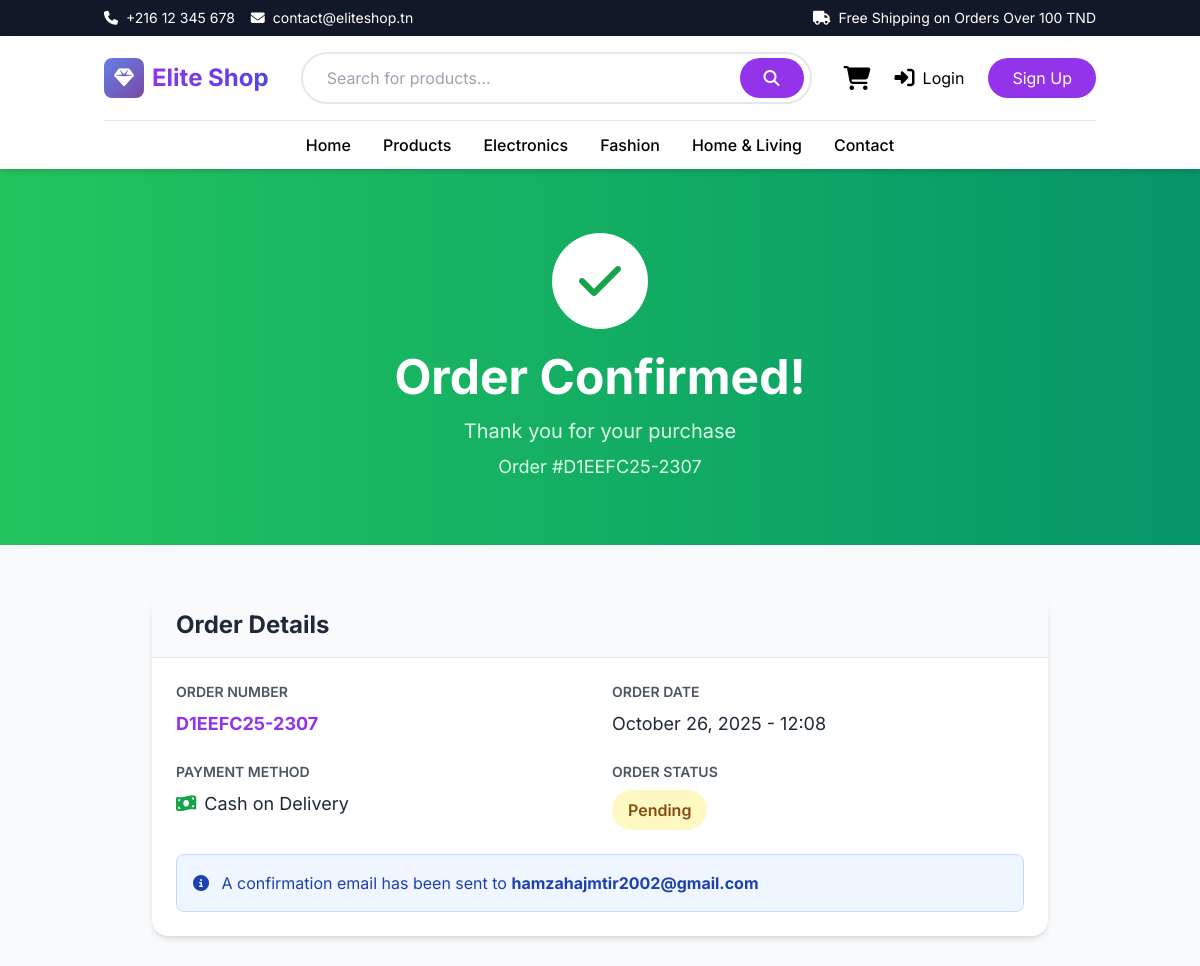
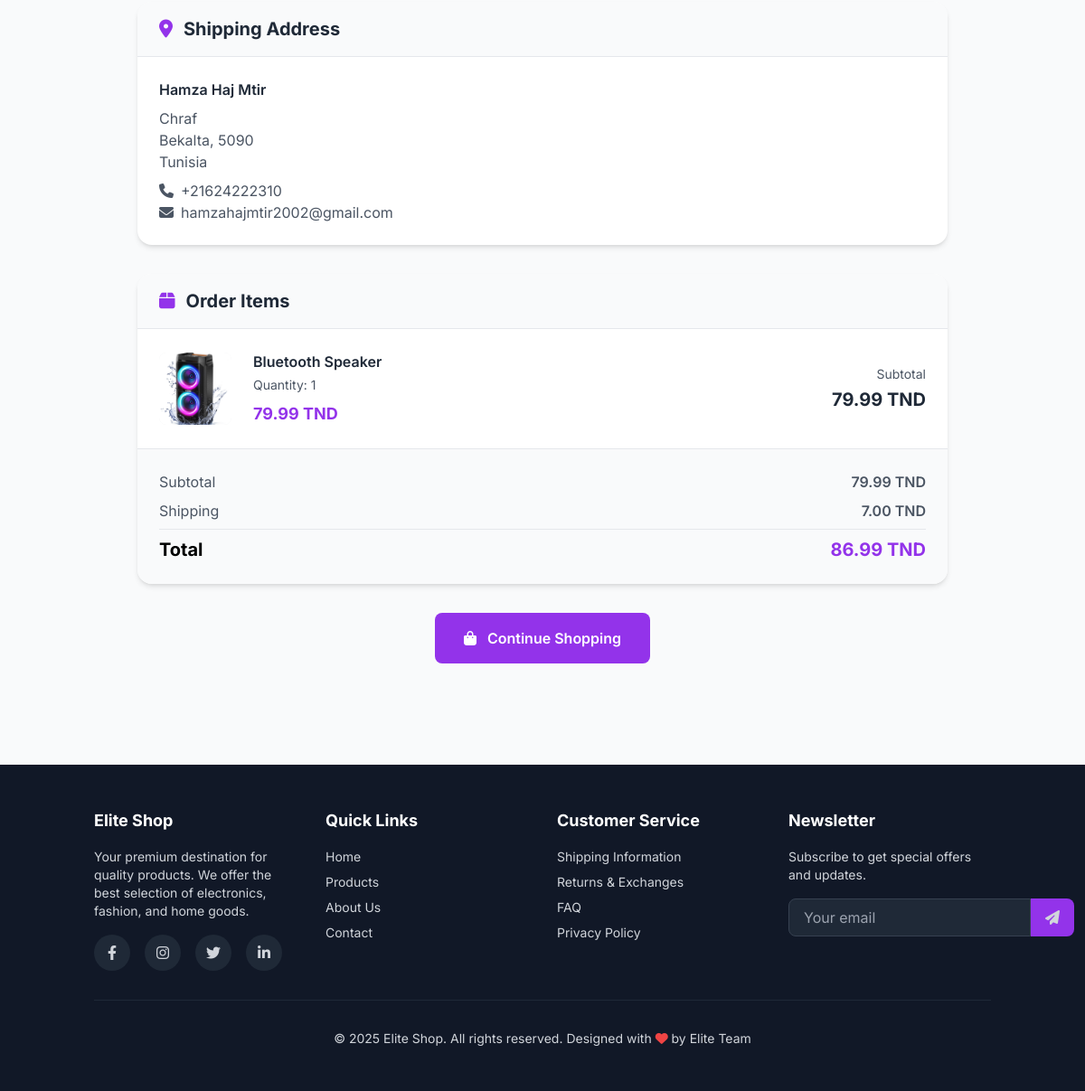
Screenshot of /order/confirmation/1/ with the database file from the repository (2 pictures, top to bottom).
### store/models.py (models this page shows, shortened)
class Order(models.Model):
    STATUS_CHOICES = [
        ('pending', 'Pending'),
        ('processing', 'Processing'),
        ('shipped', 'Shipped'),
        ('delivered', 'Delivered'),
        ('cancelled', 'Cancelled'),
    ]
    PAYMENT_METHODS = [
        ('stripe', 'Stripe'),
        ('paypal', 'PayPal'),
        ('cod', 'Cash on Delivery'),
    ]
    user = models.ForeignKey(User, on_delete=models.SET_NULL, null=True, blank=True, related_name='orders')
    customer = models.ForeignKey(Customer, on_delete=models.SET_NULL, null=True, blank=True)
    order_number = models.CharField(max_length=50, unique=True)
    full_name = models.CharField(max_length=200)
    email = models.EmailField()
    phone = models.CharField(max_length=20)
    address = models.TextField()
    city = models.CharField(max_length=100)
    postal_code = models.CharField(max_length=20)
    country = models.CharField(max_length=100, default='Tunisia')
    total_amount = models.DecimalField(max_digits=10, decimal_places=2)
    shipping_cost = models.DecimalField(max_digits=6, decimal_places=2, default=7.00)
    status = models.CharField(max_length=20, choices=STATUS_CHOICES, default='pending')
    payment_method = models.CharField(max_length=20, choices=PAYMENT_METHODS, default='cod')
    payment_completed = models.BooleanField(default=False)
    stripe_payment_intent = models.CharField(max_length=200, blank=True, null=True)
    created_at = models.DateTimeField(auto_now_add=True)
    updated_at = models.DateTimeField(auto_now=True)
    class Meta:
        ordering = ['-created_at']
    def get_total(self):
        total = self.total_amount or 0
        shipping = self.shipping_cost or 0
        return total + shipping

class OrderItem(models.Model):
    order = models.ForeignKey(Order, on_delete=models.CASCADE, related_name='items')
    product = models.ForeignKey(Product, on_delete=models.SET_NULL, null=True)
    product_name = models.CharField(max_length=200)
    product_price = models.DecimalField(max_digits=10, decimal_places=2)
    quantity = models.PositiveIntegerField(default=1)
    def get_total(self):
        if self.product_price is None:
            return 0
        return self.product_price * self.quantity

class Product(models.Model):
    category = models.ForeignKey(Category, on_delete=models.SET_NULL, null=True, blank=True, related_name='products')
    name = models.CharField(max_length=200)
    slug = models.SlugField(unique=True, blank=True)
    price = models.DecimalField(max_digits=10, decimal_places=2)
    old_price = models.DecimalField(max_digits=10, decimal_places=2, null=True, blank=True)
    description = models.TextField(blank=True)
    image = models.ImageField(upload_to='products/', blank=True)
    stock = models.PositiveIntegerField(default=0)
    available = models.BooleanField(default=True)
    featured = models.BooleanField(default=False)
    created_at = models.DateTimeField(auto_now_add=True)
    updated_at = models.DateTimeField(auto_now=True)
    class Meta:
        ordering = ['-created_at']

### store/views.py (the view)
# urls.py: path('order/confirmation/<int:order_id>/', views.order_confirmation, name='order_confirmation'),
def order_confirmation(request, order_id):
    order = get_object_or_404(Order, id=order_id)
    if request.user.is_authenticated:
        if order.user != request.user:
            messages.error(request, 'You do not have permission to view this order.')
            return redirect('home')
    context = {
        'order': order,
        'cart_count': get_cart_count(request)
    }
    return render(request, 'store/order_confirmation.html', context)

### store/views.py (called while the page is built)
def get_cart_count(request):
    session_key = request.session.session_key
    if not session_key:
        return 0
    if request.user.is_authenticated:
        cart_items = CartItem.objects.filter(user=request.user)
    else:
        cart_items = CartItem.objects.filter(session_key=session_key)
    return sum(item.quantity for item in cart_items)

### store/templates/store/order_confirmation.html (shortened to what this page needs)
{% extends 'base.html' %}
{% block content %}
<section class="py-16 bg-gradient-to-r from-green-500 to-emerald-600 text-white">
    <div class="container mx-auto px-4">
        <div class="max-w-3xl mx-auto text-center">
            <div class="w-24 h-24 mx-auto mb-6 bg-white rounded-full flex items-center justify-center">
                <i class="fas fa-check text-green-600 text-5xl"></i>
            </div>
            <h1 class="text-4xl md:text-5xl font-bold mb-4">Order Confirmed!</h1>
            <p class="text-xl text-green-100 mb-2">Thank you for your purchase</p>
            <p class="text-lg text-green-100">Order #{{ order.order_number }}</p>
        </div>
    </div>
</section>
<section class="py-12 bg-gray-50">
    <div class="container mx-auto px-4">
        <div class="max-w-4xl mx-auto">
            <div class="bg-white rounded-2xl shadow-md overflow-hidden mb-8">
                <div class="bg-gray-50 px-6 py-4 border-b">
                    <h2 class="text-2xl font-bold text-gray-800">Order Details</h2>
                </div>
                <div class="p-6">
                    <div class="grid grid-cols-1 md:grid-cols-2 gap-6 mb-6">
                        <div>
                            <h3 class="text-sm font-semibold text-gray-600 uppercase mb-2">Order Number</h3>
                            <p class="text-lg font-bold text-purple-600">{{ order.order_number }}</p>
                        </div>
                        <div>
                            <h3 class="text-sm font-semibold text-gray-600 uppercase mb-2">Order Date</h3>
                            <p class="text-lg text-gray-800">{{ order.created_at|date:"F d, Y - H:i" }}</p>
                        </div>
                        <div>
                            <h3 class="text-sm font-semibold text-gray-600 uppercase mb-2">Payment Method</h3>
                            <p class="text-lg text-gray-800">
                                {% if order.payment_method == 'stripe' %}
                                <i class="fas fa-credit-card text-purple-600 mr-2"></i>Credit Card
                                {% elif order.payment_method == 'cod' %}
                                <i class="fas fa-money-bill-wave text-green-600 mr-2"></i>Cash on Delivery
                                {% endif %}
                            </p>
                        </div>
                        <div>
                            <h3 class="text-sm font-semibold text-gray-600 uppercase mb-2">Order Status</h3>
                            <span class="inline-block px-4 py-2 bg-yellow-100 text-yellow-800 rounded-full font-semibold">
                                {{ order.get_status_display }}
                            </span>
                        </div>
                    </div>
                    <div class="bg-blue-50 border border-blue-200 rounded-lg p-4">
                        <p class="text-blue-800">
                            <i class="fas fa-info-circle mr-2"></i>
                            A confirmation email has been sent to <strong>{{ order.email }}</strong>
                        </p>
                    </div>
                </div>
            </div>
            <div class="bg-white rounded-2xl shadow-md overflow-hidden mb-8">
                <div class="bg-gray-50 px-6 py-4 border-b">
                    <h2 class="text-xl font-bold text-gray-800 flex items-center">
                        <i class="fas fa-map-marker-alt text-purple-600 mr-3"></i>
                        Shipping Address
                    </h2>
                </div>
                <div class="p-6">
                    <p class="font-semibold text-gray-800 mb-2">{{ order.full_name }}</p>
                    <p class="text-gray-600">{{ order.address }}</p>
                    <p class="text-gray-600">{{ order.city }}, {{ order.postal_code }}</p>
                    <p class="text-gray-600">{{ order.country }}</p>
                    <p class="text-gray-600 mt-2">
                        <i class="fas fa-phone mr-2"></i>{{ order.phone }}
                    </p>
                    <p class="text-gray-600">
                        <i class="fas fa-envelope mr-2"></i>{{ order.email }}
                    </p>
                </div>
            </div>
            <div class="bg-white rounded-2xl shadow-md overflow-hidden mb-8">
                <div class="bg-gray-50 px-6 py-4 border-b">
                    <h2 class="text-xl font-bold text-gray-800 flex items-center">
                        <i class="fas fa-box text-purple-600 mr-3"></i>
                        Order Items
                    </h2>
                </div>
                <div class="divide-y">
                    {% for item in order.items.all %}
                    <div class="p-6 flex items-center gap-6">
                        <div class="w-20 h-20 bg-gray-100 rounded-lg overflow-hidden flex-shrink-0">
                            {% if item.product.image %}
                            <img src="{{ item.product.image.url }}" alt="{{ item.product_name }}" class="w-full h-full object-cover">
                            {% else %}
                            <div class="flex items-center justify-center h-full">
                                <i class="fas fa-image text-gray-300 text-2xl"></i>
                            </div>
                            {% endif %}
                        </div>
                        <div class="flex-1">
                            <h3 class="font-semibold text-gray-800 mb-1">{{ item.product_name }}</h3>
                            <p class="text-sm text-gray-600">Quantity: {{ item.quantity }}</p>
                            <p class="text-lg font-bold text-purple-600 mt-2">{{ item.product_price }} TND</p>
                        </div>
                        <div class="text-right">
                            <p class="text-sm text-gray-600 mb-1">Subtotal</p>
                            <p class="text-xl font-bold text-gray-800">{{ item.get_total }} TND</p>
                        </div>
                    </div>
                    {% endfor %}
                </div>
                <div class="bg-gray-50 p-6 border-t">
                    <div class="space-y-2">
                        <div class="flex justify-between text-gray-600">
                            <span>Subtotal</span>
                            <span class="font-semibold">{{ order.total_amount }} TND</span>
                        </div>
                        <div class="flex justify-between text-gray-600">
                            <span>Shipping</span>
                            <span class="font-semibold">{{ order.shipping_cost }} TND</span>
                        </div>
                        <hr class="my-2">
                        <div class="flex justify-between text-xl font-bold">
                            <span>Total</span>
                            <span class="text-purple-600">{{ order.get_total }} TND</span>
                        </div>
                    </div>
                </div>
            </div>
            <div class="flex flex-col sm:flex-row gap-4 justify-center">
                <a href="{% url 'products' %}" class="bg-purple-600 text-white px-8 py-4 rounded-lg hover:bg-purple-700 transition font-semibold text-center">
                    <i class="fas fa-shopping-bag mr-2"></i>
                    Continue Shopping
                </a>
            </div>
        </div>
    </div>
</section>
{% endblock %}

### store/templates/base.html (style rules this page uses)
body { font-family: 'Inter', sans-serif; }

### rows the page displays
Order: order_number "D1EEFC25-2307", created_at "October 26, 2025 - 12:08", status "Pending", email "hamzahajmtir2002@gmail.com", full_name "Hamza Haj Mtir", address "Chraf", city "Bekalta", postal_code "5090", country "Tunisia", phone "+21624222310", total_amount "79.99", shipping_cost "7.00", get_total "86.99"
OrderItem: product.image (picture), product_name "Bluetooth Speaker", quantity "1", product_price "79.99", get_total "79.99"
